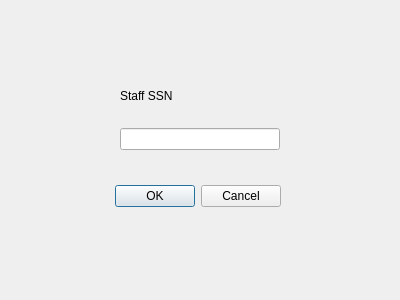
<?xml version="1.0" encoding="UTF-8"?>
<ui version="4.0">
 <class>removestaff</class>
 <widget class="QDialog" name="removestaff">
  <property name="geometry">
   <rect>
    <x>0</x>
    <y>0</y>
    <width>400</width>
    <height>300</height>
   </rect>
  </property>
  <property name="windowTitle">
   <string>Dialog</string>
  </property>
  <widget class="QDialogButtonBox" name="buttonBox">
   <property name="geometry">
    <rect>
     <x>110</x>
     <y>180</y>
     <width>171</width>
     <height>32</height>
    </rect>
   </property>
   <property name="orientation">
    <enum>Qt::Horizontal</enum>
   </property>
   <property name="standardButtons">
    <set>QDialogButtonBox::Cancel|QDialogButtonBox::Ok</set>
   </property>
  </widget>
  <widget class="QWidget" name="verticalLayoutWidget">
   <property name="geometry">
    <rect>
     <x>120</x>
     <y>70</y>
     <width>160</width>
     <height>80</height>
    </rect>
   </property>
   <layout class="QVBoxLayout" name="verticalLayout">
    <item>
     <widget class="QLabel" name="label">
      <property name="text">
       <string>Staff SSN</string>
      </property>
     </widget>
    </item>
    <item>
     <widget class="QLineEdit" name="ID"/>
    </item>
   </layout>
  </widget>
 </widget>
 <resources/>
 <connections>
  <connection>
   <sender>buttonBox</sender>
   <signal>accepted()</signal>
   <receiver>removestaff</receiver>
   <slot>accept()</slot>
   <hints>
    <hint type="sourcelabel">
     <x>248</x>
     <y>254</y>
    </hint>
    <hint type="destinationlabel">
     <x>157</x>
     <y>274</y>
    </hint>
   </hints>
  </connection>
  <connection>
   <sender>buttonBox</sender>
   <signal>rejected()</signal>
   <receiver>removestaff</receiver>
   <slot>reject()</slot>
   <hints>
    <hint type="sourcelabel">
     <x>316</x>
     <y>260</y>
    </hint>
    <hint type="destinationlabel">
     <x>286</x>
     <y>274</y>
    </hint>
   </hints>
  </connection>
 </connections>
</ui>
